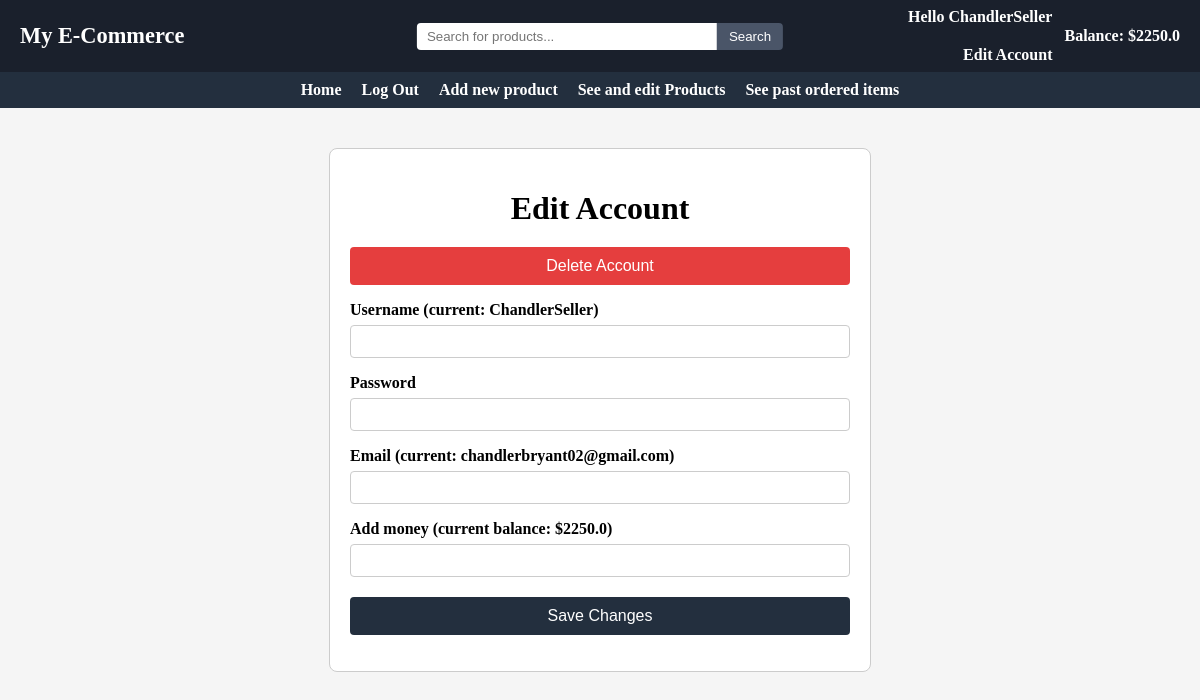
The app's page /69564832/edit with its own data.
### main/models.py (models this page shows, shortened)
class User(models.Model):
    userID = models.BigIntegerField(primary_key=True)
    username = models.CharField(max_length=50, unique=True)
    password = models.CharField(max_length=200)
    email = models.EmailField()
    role = models.SmallIntegerField()
    balance = models.FloatField(default=0)
    approved = models.BooleanField(default=False)

### main/views.py (the view)
# urls.py: path("<int:UserID>/edit", views.editAccount, name="edit"),
def editAccount(request, UserID=0):
    userData = 0
    try:
        userData = User.objects.get(userID=UserID)
        if(userData.role == 0):
            messages.add_message(request, messages.SUCCESS, "This account was rejected by an admin. Please create a new account")
            userData.delete()
    except User.DoesNotExist:
        userData = 0
        items = Item.objects.filter(~Q(price=0.0))
        items = items.filter(approved=True).order_by('name')[:20]
        return render(request, "index.html", {"userData": userData, "userID":UserID, "items":items})
    if(userData.role == 0):
        messages.add_message(request, messages.SUCCESS, "This account was rejected by an admin. Please create a new account")
        userData.delete()
    if request.method == "POST":
        form = EditAccount(request.POST)
        if form.is_valid():
            form.full_clean()
            username = request.POST.get("username")
            password = request.POST.get("password")
            email = request.POST.get("email")
            add_money = request.POST.get("add_money")
            oldUsername = userData.username
            if username != "":
                userData.username = username
            if password != "":
                userData.password = password
            if email != "":
                userData.email = email
            if add_money != "":
                userData.balance += round(float(add_money), 2)
            if(User.objects.filter(username=username).exists() and username != oldUsername):
                messages.add_message(request, messages.SUCCESS, "Username taken")
                userData.username = oldUsername
            else:
                userData.save()
                return HttpResponseRedirect("/%i/main" % userData.userID)
    else:
        form = EditAccount(request.POST)
        for fname in ['username', 'email', 'password', 'add_money']:
            if fname in form.fields:
                form.fields[fname].widget.attrs.update({'autocomplete': 'off'})
    return render(request, "editAccount.html", context = {"userData":userData, "form":form})

### main/forms.py
class EditAccount(forms.Form):
    username = forms.CharField(max_length=50, required=False,
                               widget=forms.TextInput(attrs={'autocomplete':'new-username'}))
    password = forms.CharField(max_length=200, required=False,
                               widget=forms.PasswordInput(attrs={'autocomplete':'new-password'}))
    email = forms.EmailField(required=False,
                             widget=forms.EmailInput(attrs={'autocomplete':'off'}))
    add_money = forms.FloatField(required=False,
                                widget=forms.NumberInput(attrs={'autocomplete':'off'}))

### main/templates/editAccount.html (shortened to what this page needs)
{% extends "base.html" %}
{% block content%}
<div class="form-container">
  {%block title%}<h1>Edit Account</h1>{%endblock title%}
  <form method="POST" action="edit/delete" onsubmit="return confirm('Are you sure you want to delete your account? This action cannot be undone.');">
    <button type="submit" class="delete-btn">Delete Account</button>
  </form>
  <form method="POST" action="" autocomplete="off">
    {% for field in form %}
      <div class="form-field">
        <label for="{{ field.id_for_label }}">
          {% if field.name == 'username' %}
            {{ field.label }} (current: {{ userData.username }})
          {% elif field.name == 'email' %}
            {{ field.label }} (current: {{ userData.email }})
          {% elif field.name == 'add_money' %}
            {{ field.label }} (current balance: ${{ userData.balance }})
          {% else %}
            {{ field.label }}
          {% endif %}
        </label>
        {{ field }}
      </div>
    {% endfor %}
    <button type="submit" class="btn">Save Changes</button>
  </form>
</div>
{%endblock content%}

### main/templates/base.html (shortened to what this page needs)
{% load static %}
<link rel="stylesheet" href="{% static 'css/styles.css' %}">
<header class="topbar">
  <div class="topbar-left">
    <h1 class="site-title">My E-Commerce</h1>
  </div>
  <div class="topbar-center">
    <form method="POST" action="/{%if userData.userID and userData.approved%}{{userData.userID}}/{% endif %}search/">
      <input type="text" name="search" placeholder="Search for products..." class="topbar-search"/>
      <button type="submit" name = "searchSubmit" value = "searchSubmit">Search</button>
    </form>
  </div>
  <div class="topbar-right">
    {% if userData.userID and userData.approved %}
      <a href="/{{userData.userID}}/edit" class="user-link">
        <span>Hello {{userData.username}}</span><br/>
        <span>Edit Account</span>
      </a>
      <span class="balance">Balance: ${{userData.balance}}</span>
    {% endif %}
  </div>
</header>
<header class="navbar">
    <nav class="navbar-menu">
        <ul class="nav-list">
            {%if not userData.userID%}
              <li><a href="/">Home</a></li>
              <li><a href="/login">Login</a></li>
              <li><a href="/create">Register</a></li>
            {%else%}
              <li><a href="/{{userData.userID}}/main">Home</a></li>
              <li><a href="/">Log Out</a></li>
                {%if userData.role == 3%}
                    <li><a href="/{{userData.userID}}/auth/users">Authenticate users</a></li>
                    <li><a href="/{{userData.userID}}/auth/items">Authenticate items</a></li>
                    <li><a href="/{{userData.userID}}/auth/monitorUsers">Monitor Users</a></li>
                    <li><a href="/{{userData.userID}}/auth/monitorItems">Monitor Products</a></li>
                    <li><a href="/{{userData.userID}}/auth/orders">Monitor Transactions</a></li>
                {%elif userData.role == 2%}
                    <li><a href="/{{userData.userID}}/sell/makeItem">Add new product</a></li>
                    <li><a href="/{{userData.userID}}/sell/items">See and edit Products</a></li>
                    <li><a href="/{{userData.userID}}/sell/orders">See past ordered items</a></li>
                {%elif userData.role == 1%}
                    <li><a href="/{{userData.userID}}/buy/cart">View Cart</a></li>
                    <li><a href="/{{userData.userID}}/buy/orders">See past orders</a></li>
                {%endif%}
          </ul>
          {%endif%}
    </nav>
  </header>
{%if not userData or userData.approved%}
  {%block content%}
  {%endblock content%}
{%endif%}

### main/static/css/styles.css (style rules this page uses)
button { padding: 6px 12px; border: none; background-color: #4A5568; color: #fff; border-radius: 0 4px 4px 0; cursor: pointer; }
.navbar { background-color: #232F3E; color: #fff; display: flex; align-items: center; padding: 9px 0; position: sticky; top: 0; z-index: 1000; justify-content: center; }
.navbar-menu { margin: 0 auto; min-width: 25%; }
.nav-list { list-style: none; display: flex; justify-content: center; gap: 20px; flex-wrap: nowrap; align-items: center; margin: 0; padding: 0; }
.nav-list li { margin: 0; }
.nav-list li a { color: #fff; text-decoration: none; font-weight: bold; white-space: nowrap; }
.topbar { background-color: #1A202C; color: #fff; display: flex; align-items: center; justify-content: space-between; padding: 8px 0; width: 100%; position: relative; }
.topbar-left .site-title { margin: 0; font-size: 1.4em; color: #fff; padding-left: 20px; }
.topbar-center { position: absolute; left: 50%; transform: translateX(-50%); flex: none; display: flex; justify-content: center; align-items: center; }
.topbar-center form { display: flex; align-items: center; margin: 0; }
.topbar-search { width: 300px; padding: 6px 10px; border: none; border-radius: 4px 0 0 4px; }
.topbar-center button { padding: 6px 12px; border: none; background-color: #4A5568; color: #fff; border-radius: 0 4px 4px 0; cursor: pointer; }
.topbar-right { display: flex; align-items: center; gap: 12px; }
.user-link { margin: 0; text-align: right; font-size: 1em; font-family: inherit; font-weight: bold; display: flex; flex-direction: column; gap: 1px; line-height: normal; }
.user-link span { display: block; }
.balance { font-size: 1em; font-family: inherit; font-weight: bold; margin: 0; color: #fff; padding-right: 20px; }
.user-link, .user-link:link, .user-link:visited, .user-link:hover, .user-link:active { color: #fff !important; text-decoration: none !important; }
.form-container { max-width: 500px; margin: 40px auto; padding: 20px; border: 1px solid #ccc; border-radius: 8px; background: #fff; }
.form-container h1 { text-align: center; margin-bottom: 20px; }
.form-container button { display: block; margin: 20px auto 0; padding: 10px 20px; background-color: #232F3E; color: #fff; border: none; border-radius: 4px; cursor: pointer; }
.form-container .form-field { margin-bottom: 16px; display: flex; flex-direction: column; }
.form-container .form-field input, .form-container .form-field textarea, .form-container .form-field select { width: 100%; padding: 8px; border: 1px solid #ccc; border-radius: 4px; box-sizing: border-box; }
.form-field { margin-bottom: 16px; display: flex; flex-direction: column; }
.form-field label { display: block; font-weight: bold; margin-bottom: 6px; }
.form-field input, .form-field select, .form-field textarea { width: 100%; padding: 8px; border: 1px solid #ccc; border-radius: 4px; }
button.delete-btn { width: 100%; background: #e53e3e; color: #fff; padding: 10px; border: none; border-radius: 4px; cursor: pointer; font-size: 1em; margin-bottom: 16px; }
.btn { width: 100%; background: #4A5568; color: #fff; padding: 10px; border: none; border-radius: 4px; cursor: pointer; font-size: 1em; }

### records on screen
User: username "ChandlerSeller", balance "2250.0", username "ChandlerSeller", email "chandlerbryant02@gmail.com", balance "2250.0"

### other values on screen
{{ field.label }} "Username"
{{ field.label }} "Password"
{{ field.label }} "Email"
{{ field.label }} "Add money"
